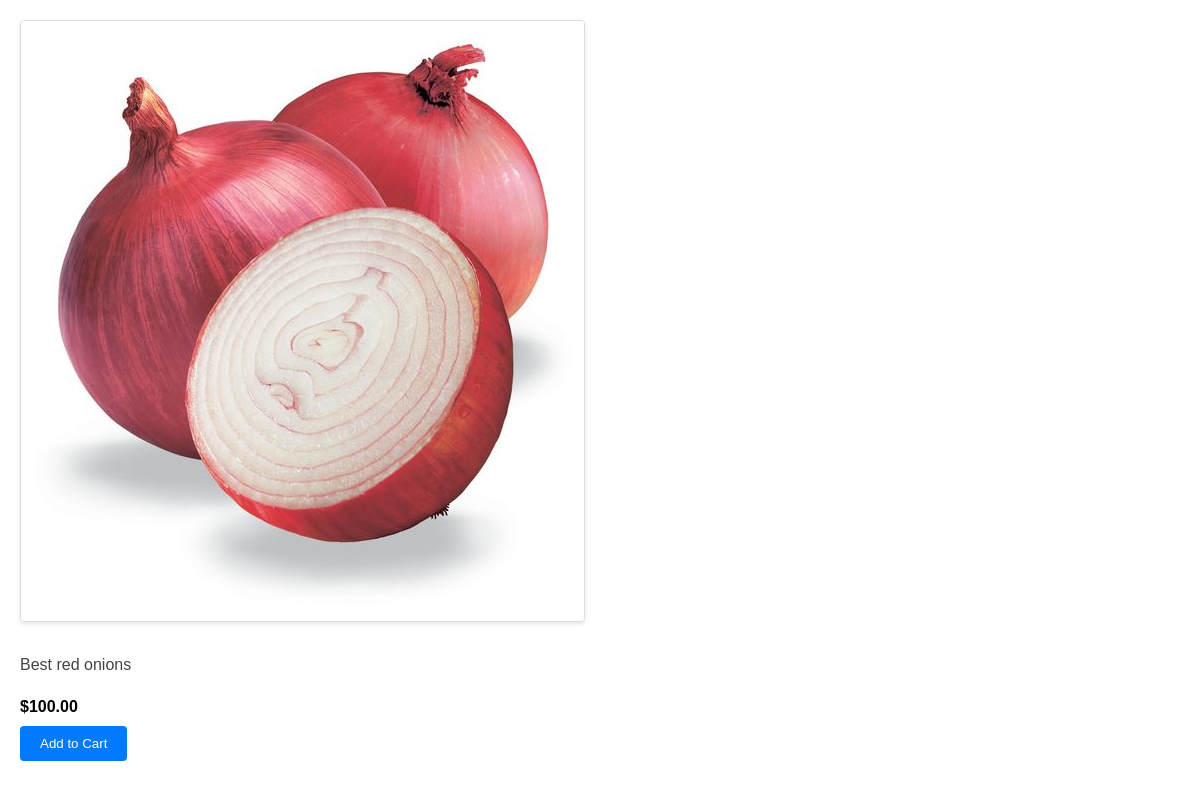
The page /inventory/products/2/ on the database its author committed.
### inventory/models.py (models this page shows)
class Product(models.Model):
    Vendor = models.ForeignKey(Vendor,null= True, on_delete = models.CASCADE)
    name=models.CharField(max_length=32)
    price=models.DecimalField(max_digits=6,decimal_places=2)
    stock=models.PositiveIntegerField()
    image=models.ImageField()
    description=models.TextField()
    date_created=models.DateTimeField(auto_now_add=True)
    date_updated=models.DateTimeField(auto_now=True)

### inventory/views.py (the view)
# urls.py: path("products/<int:id>/",product_detail,name ="product_detail_view"),
def product_detail(request,id):
    product= Product.objects.get(id=id)
    return render(request,"inventory/product_detail.html",{"product":product})

### templates/inventory/product_detail.html (shortened to what this page needs)
<!DOCTYPE html>
<html lang="en">
<head>
</head>
<body>
    <img src="{{product.image.url}}" alt=""/>
    <p>{{product.description}}</p>
    <span>${{product.price}}</span>
    <button>Add to Cart</button>
</body>
</html>

### templates/inventory/product_detail.html (style rules this page uses)
body { font-family: Arial, sans-serif; margin: 20px; padding: 0; }
img { max-width: 100%; height: auto; margin-bottom: 10px; border: 1px solid #ddd; border-radius: 4px; box-shadow: 0 2px 4px rgba(0, 0, 0, 0.1); }
p { color: #444; line-height: 1.6; margin-bottom: 20px; }
span { font-weight: bold; display: block; margin-bottom: 10px; }
button { background-color: #007bff; color: #fff; border: none; padding: 10px 20px; border-radius: 4px; cursor: pointer; transition: background-color 0.3s ease; }

### rows shown on the page
Product: image (picture), description "Best red onions", price "100.00"
